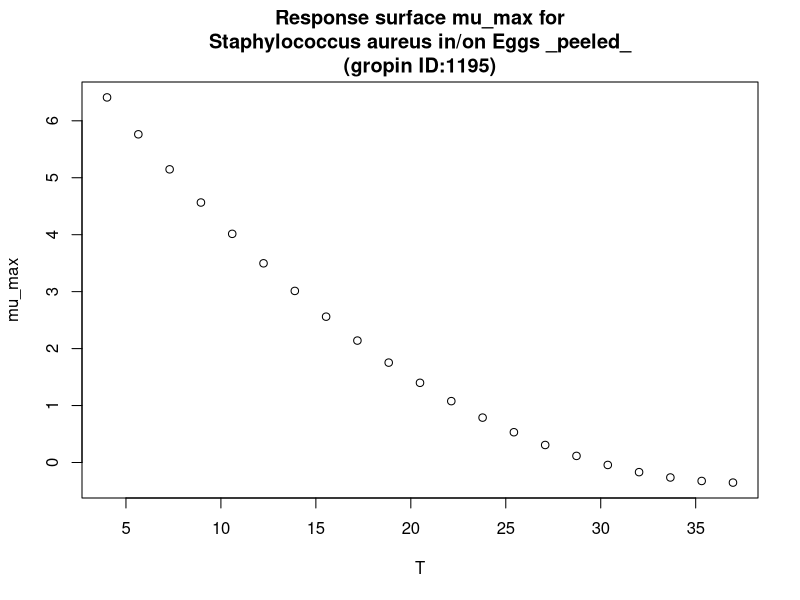

This figure's R source:
#############################
# start of Parameter script
#############################
T <- seq(4.004,36.963036963037,length.out=21)
#############################
# end of Parameter script
#############################
############################# 
# start of Model script Gropin ID 1195 
#############################
 
# constant coefficients for this model
 
variables <- data.frame(T)
argumentsPar <- expand.grid(variables)
 
# heart of the model
response_surface <- function(T) {
   mumax <-(-0.451*T+0.006*(T^2)+8.12)

return(mumax=mumax)
} 

# output parameters
mumax <- cbind(argumentsPar,response_surface(argumentsPar['T']))
colnames(mumax) <- c(colnames(argumentsPar),'mumax')
#############################
# End of Model script
#############################
############################# 
# start of Visualisation script Gropin ID 1195 
#############################
plot(T,mumax$mumax,
                          xlab='T',
                          ylab='mu_max',main='Response surface mu_max for
Staphylococcus aureus in/on Eggs _peeled_
(gropin ID:1195)')
#############################
# End of Visualisation script
#############################
